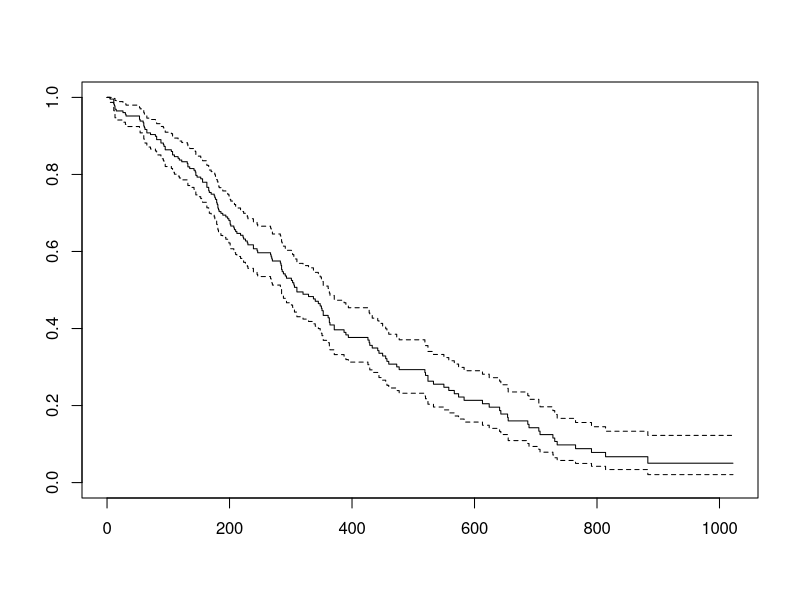
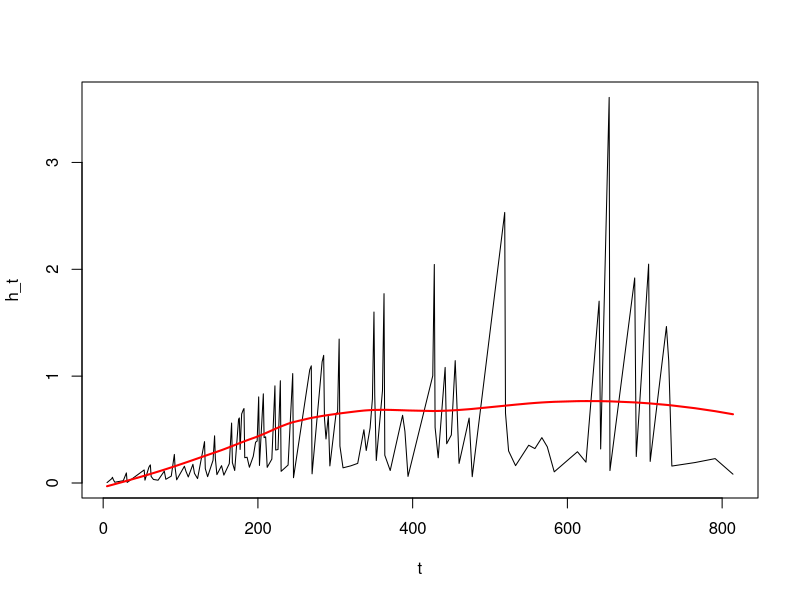

Recreate these plots in R, in order.
## KM method

library(survival)

# Find the KM estimate using the survfit() function
KM_est <- summary(survfit(Surv(time, status) ~1, data=lung))

# Plot the estimated survival function
plot(survfit(Surv(time, status) ~1, data=lung))

# Test for significant difference between two categories
survdiff(Surv(time, status) ~sex, data=lung)

# Derive and plot hazard function estimate from the KM estimate
diff <- -(log(KM_est$surv)[2:139] + log(KM_est$surv)[1:138])
t <- KM_est$time[1:138]
delta_t <- KM_est$time[2:139] - KM_est$time[1:138]
h_t <- diff/delta_t
plot(h_t ~ t, type = "l")
lo <- loess(h_t ~ t)
lines(lo$fitted ~ t, col='red', lwd=2)
